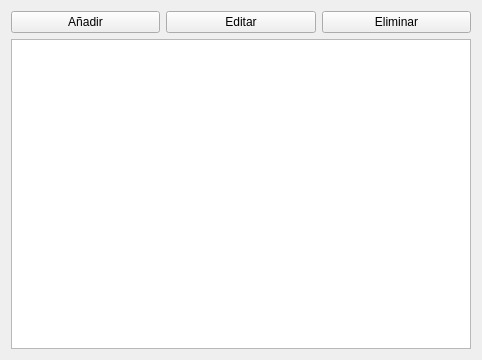
<?xml version="1.0" encoding="UTF-8"?>
<ui version="4.0">
 <class>Form</class>
 <widget class="QWidget" name="Form">
  <property name="geometry">
   <rect>
    <x>0</x>
    <y>0</y>
    <width>482</width>
    <height>360</height>
   </rect>
  </property>
  <property name="minimumSize">
   <size>
    <width>480</width>
    <height>360</height>
   </size>
  </property>
  <property name="windowTitle">
   <string>Gestion</string>
  </property>
  <layout class="QVBoxLayout" name="verticalLayout_2">
   <item>
    <layout class="QVBoxLayout" name="verticalLayout">
     <item>
      <layout class="QHBoxLayout" name="horizontalLayout">
       <item>
        <widget class="QPushButton" name="agregar_btn">
         <property name="text">
          <string>Añadir</string>
         </property>
        </widget>
       </item>
       <item>
        <widget class="QPushButton" name="editar_btn">
         <property name="text">
          <string>Editar</string>
         </property>
        </widget>
       </item>
       <item>
        <widget class="QPushButton" name="eliminar_btn">
         <property name="text">
          <string>Eliminar</string>
         </property>
        </widget>
       </item>
      </layout>
     </item>
     <item>
      <widget class="QTableWidget" name="tabla">
       <property name="editTriggers">
        <set>QAbstractItemView::NoEditTriggers</set>
       </property>
       <property name="selectionMode">
        <enum>QAbstractItemView::SingleSelection</enum>
       </property>
      </widget>
     </item>
    </layout>
   </item>
  </layout>
 </widget>
 <resources/>
 <connections/>
</ui>
